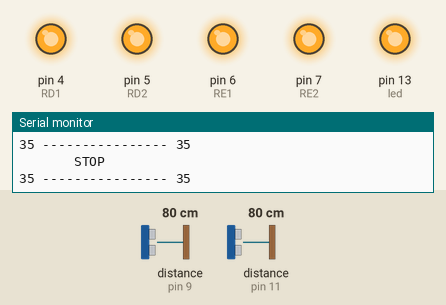
The program below on a simulated Arduino Uno, built with avr-gcc and run on an emulated ATmega328P. Shown: output pins drawn as LEDs (lit = HIGH), the last lines printed to the serial monitor. Inputs (shaded band) come from the test bench; at power-on: distance to the obstacle (sensors on pin 9, pin 11) 80 cm. The echo pulse lasts 58.3 µs per cm.

Above: at 1.2 s.
1.3 s: distance to the obstacle (sensor on pin 9) set to 36 cm
2.8 s: distance to the obstacle (sensor on pin 9) set to 28 cm
At 4.1 s:
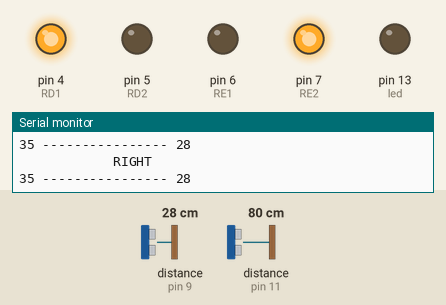
4.4 s: distance to the obstacle (sensor on pin 11) set to 34 cm
5.9 s: distance to the obstacle (sensor on pin 11) set to 27 cm
At 7.0 s:
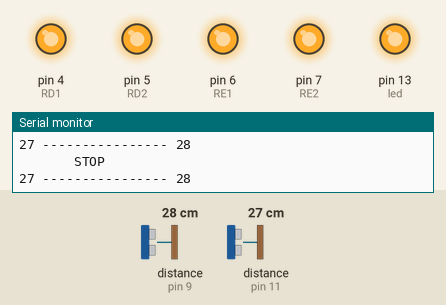
7.4 s: distance to the obstacle (sensor on pin 9) set to 23 cm
At 8.6 s:
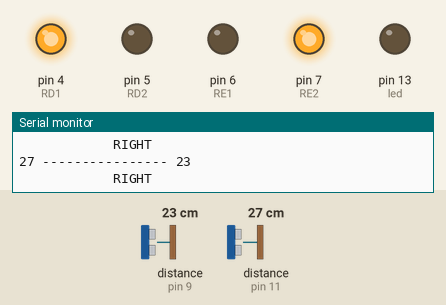
8.9 s: distance to the obstacle (sensor on pin 11) set to 2 cm
At 10.0 s:
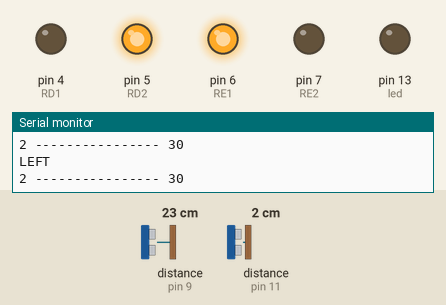
Timing chart, 0 to 11.4 s (numbered marks = the images above; inputs shaded):
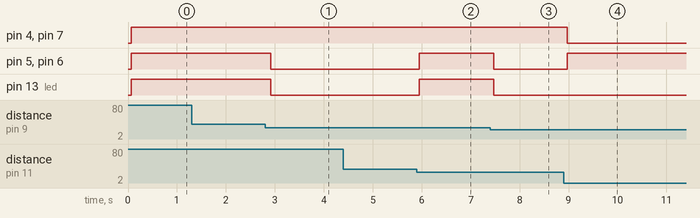

The program:

main.cpp
```cpp
#include <Arduino.h>
#include <NewPing.h>

//LED
int led = 13;

// PARAMETROS DE REFERÊNCIA
static int MAX_NEAR = 20;
static int MAX_FAR = 35;
static int MAX_SIGN = 200;
static int TimeDelay = 250;
static int MODULO = 1;

// RODAS DIREITA
int RD1 = 4; //RODA IN1
int RD2 = 5; //RODA IN2
// RODA ESQUERDA
int RE1 = 6; //RODA IN3
int RE2 = 7; //RODA IN4

// SENSOR SONAR DIREITA
int echoD = 9;
int trigD = 8;
NewPing sonarD(trigD, echoD, MAX_SIGN);
// SENSOR SONAR ESQUE.RDA
int echoE = 11;
int trigE = 10;
NewPing sonarE(trigE, echoE, MAX_SIGN);
// // SENSOR SONAR CENTRAL
// int echoC = 13;
// int trigC = 12;
// NewPing sonarC(trigC, echoC, MAX_SIGN);

// VARIAVEIS DE MONITORAMENTO
int direita;
int esquerda;

//FUNÇÕES DE MOVIMENTO
void stop();           // PARA
void atack();          // ANDA PARA FRENTE
void back();           // ANDA PARA TRÁS
void right();          // GIRA À DIRETA DENTRO DO PROPRIO EIXO
void left();           // GIRA À ESQUERDA DENTRO DO PROPRIO EIXO
void corrigePosicao(); // CORRIGE POSIÇÃO
void getPosicao();     //ATUALIZA DISTACIAS DOS SENSORES DIREITA E ESQUERDA
int modular(int, int mod = 2);
void printDistance(int); // FUNÇAO PAR TESTE de logica

//FUNÇOES DE MEDIR DISTANCIA
void distanciaD()
{
  direita = sonarD.convert_cm(sonarD.ping_median(2));
  if (direita > MAX_FAR + 10)
    direita = MAX_FAR;
  if (direita < MAX_NEAR - (MAX_NEAR/2))
    direita = MAX_NEAR + (MAX_NEAR/2);
  direita = modular(direita, MODULO);
}
void distanciaE()
{
  esquerda = sonarE.convert_cm(sonarE.ping_median(2));
  if (esquerda > MAX_FAR + 10)
    esquerda = MAX_FAR;
  if (esquerda < MAX_NEAR - (MAX_NEAR/2))
    direita = MAX_NEAR + (MAX_NEAR/2);
  esquerda = modular(esquerda, MODULO);
}

void setup()
{
  Serial.begin(9600);
  pinMode(RD1, OUTPUT);
  pinMode(RD2, OUTPUT);
  pinMode(RE1, OUTPUT);
  pinMode(RE2, OUTPUT);
  pinMode(led, OUTPUT);
}

void loop()
{
  getPosicao();
  corrigePosicao();
}

void getPosicao()
{
  distanciaD();
  distanciaE();
}
void corrigePosicao()
{
  if (direita == 0 && esquerda == 0)
  {
    // objeto fora de alcance
    Serial.println("");
    stop();
  }
  else if (esquerda < MAX_NEAR && direita < MAX_NEAR)
  {
    back();
    printDistance(2);
  }
  else if (esquerda > MAX_FAR && direita > MAX_FAR)
  {
    atack();
    printDistance(8);
  }
  else if (direita > esquerda && (direita - esquerda) > 2)
  {
    left();
    printDistance(4);
  }
  else if (esquerda > direita && (esquerda - direita) > 2)
  {
    right();
    printDistance(6);
  }
  else
  {
    stop();
    printDistance(5);
  }
}
void stop()
{
  digitalWrite(RD1, HIGH);
  digitalWrite(RD2, HIGH);
  digitalWrite(RE1, HIGH);
  digitalWrite(RE2, HIGH);
  digitalWrite(led, HIGH);

}
void atack()
{
  digitalWrite(RD2, HIGH);
  digitalWrite(RD1, LOW);
  digitalWrite(RE2, HIGH);
  digitalWrite(RE1, LOW);
  digitalWrite(led, LOW);
}
void back()
{
  digitalWrite(RD1, HIGH);
  digitalWrite(RD2, LOW);
  digitalWrite(RE1, HIGH);
  digitalWrite(RE2, LOW);
  digitalWrite(led, LOW);
}
void right()
{
  digitalWrite(RD1, HIGH);
  digitalWrite(RD2, LOW);
  digitalWrite(RE1, LOW);
  digitalWrite(RE2, HIGH);
  digitalWrite(led, LOW);
}
void left()
{
  digitalWrite(RD2, HIGH);
  digitalWrite(RD1, LOW);
  digitalWrite(RE2, LOW);
  digitalWrite(RE1, HIGH);
  digitalWrite(led, LOW);
}
int modular(int direcao, int mod)
{
  return direcao - (direcao % mod);
}
void printDistance(int direcao)
{
  if (direcao == 6)
  {
    Serial.println("            RIGHT");
    Serial.print(esquerda);
    Serial.print(" ---------------- ");
    Serial.println(direita);
  }
  else if (direcao == 4)
  {
    Serial.println("LEFT              ");
    Serial.print(esquerda);
    Serial.print(" ---------------- ");
    Serial.println(direita);
  }
  else if (direcao == 2)
  {
    Serial.println("       BACK       ");
    Serial.print(esquerda);
    Serial.print(" ---------------- ");
    Serial.println(direita);
  }
  else if (direcao == 8)
  {
    Serial.println("       ATACK      ");
    Serial.print(esquerda);
    Serial.print(" ---------------- ");
    Serial.println(direita);
  }
  else if (direcao == 5)
  {
    Serial.println("       STOP      ");
    Serial.print(esquerda);
    Serial.print(" ---------------- ");
    Serial.println(direita);
  }
}
```

Measured:
- the behaviour switches between 33 and 32 cm on distance to the obstacle (sensor on pin 9) (found by bisection; images 0 and 1)
- the behaviour switches between 31 and 30 cm on distance to the obstacle (sensor on pin 11) (found by bisection; images 1 and 2)
- the behaviour switches between 25 and 24 cm on distance to the obstacle (sensor on pin 9) (found by bisection; images 2 and 3)
- after the input at 2.8 s, pin 5 (RD2), pin 6 (RE1), pin 13 (led): HIGH → LOW after 0.11 s
- after the input at 5.9 s, pin 5 (RD2), pin 6 (RE1), pin 13 (led): LOW → HIGH after 0.06 s
- after the input at 7.4 s, pin 5 (RD2), pin 6 (RE1), pin 13 (led): HIGH → LOW after 0.07 s
- after the input at 8.9 s, pin 4 (RD1), pin 7 (RE2): HIGH → LOW after 0.07 s; pin 5 (RD2), pin 6 (RE1): LOW → HIGH after 0.07 s
